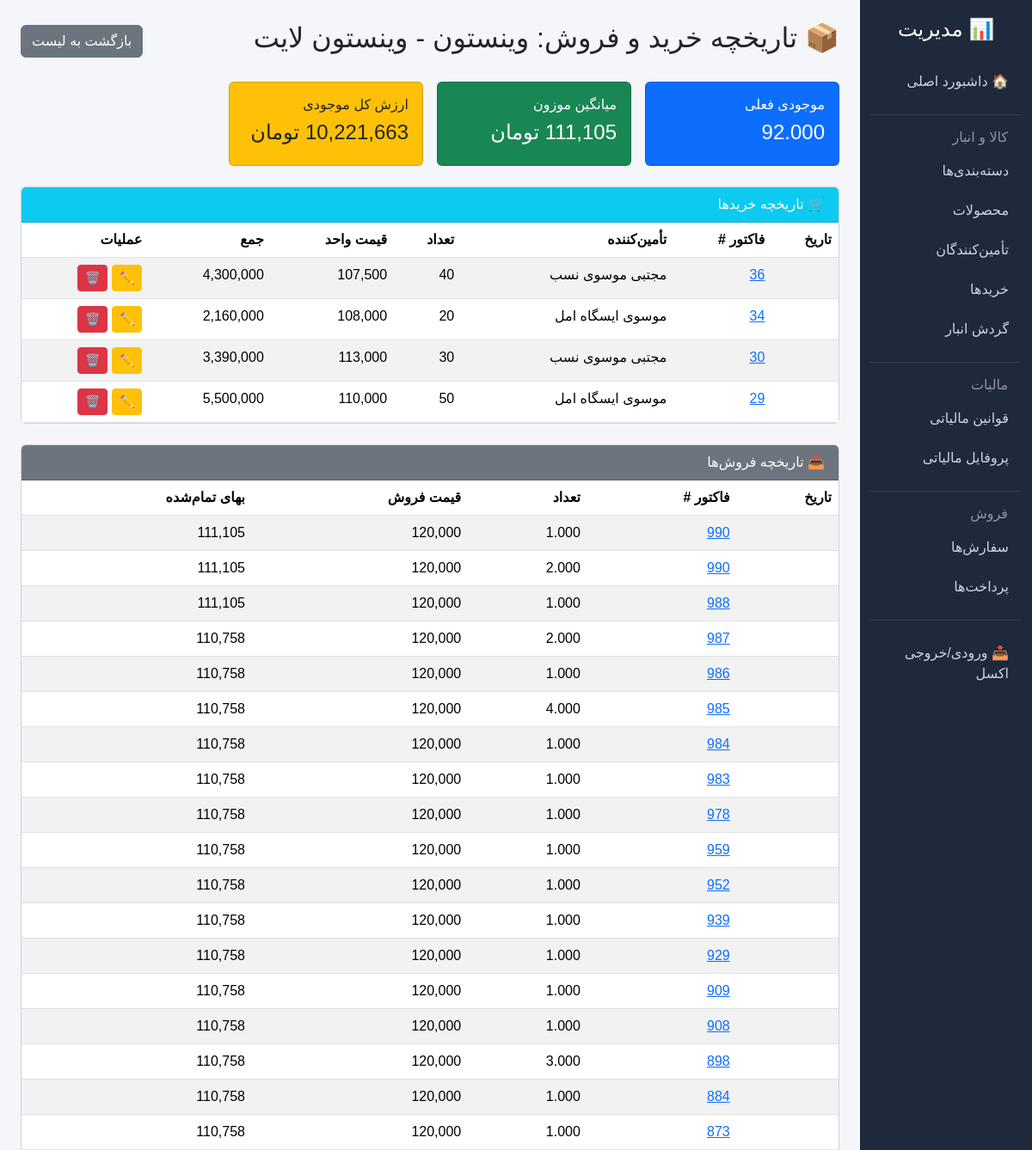
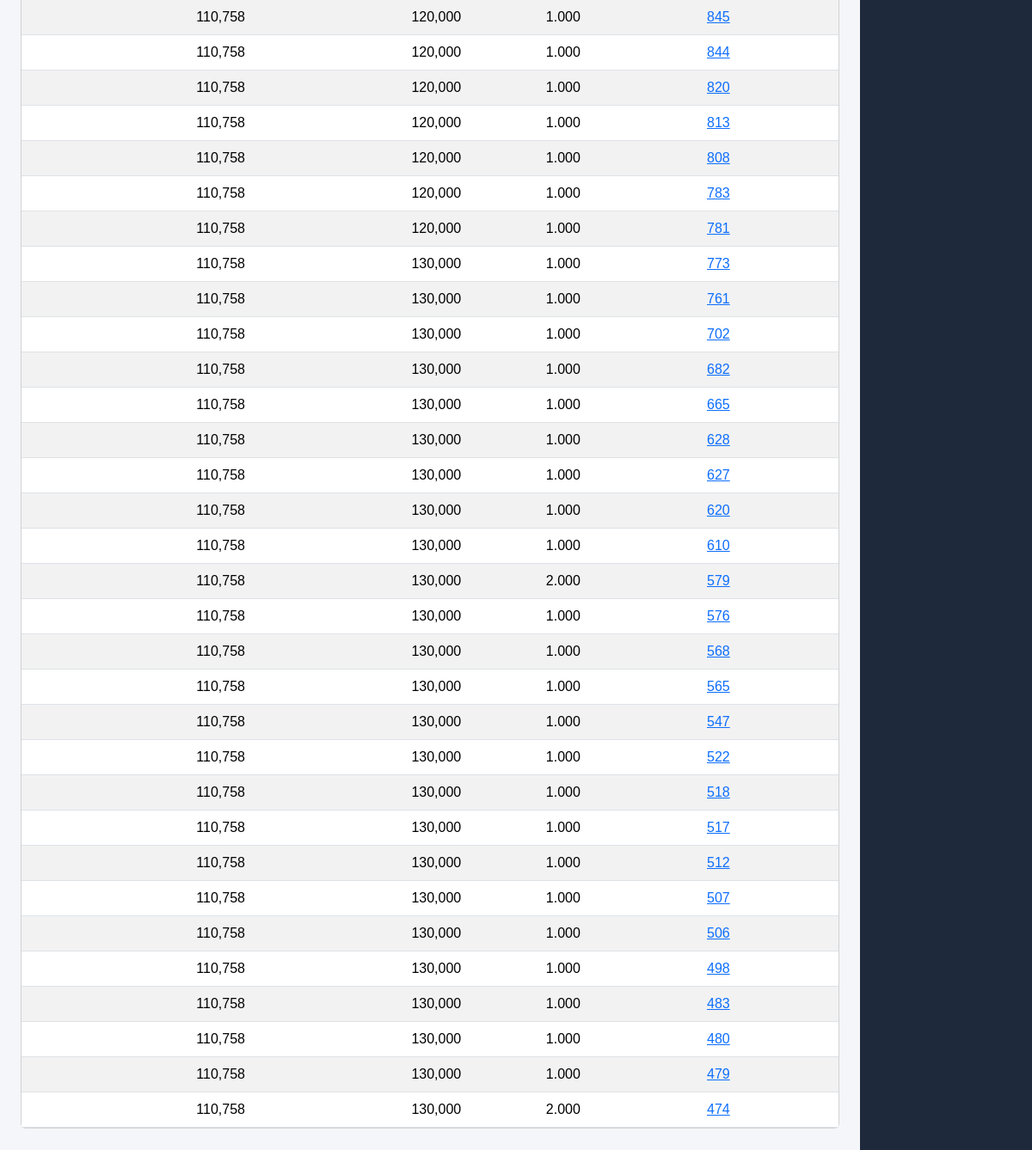
The page /management/products/1/purchases/ (signed in) on the database as committed earlier (2 pictures, top to bottom).
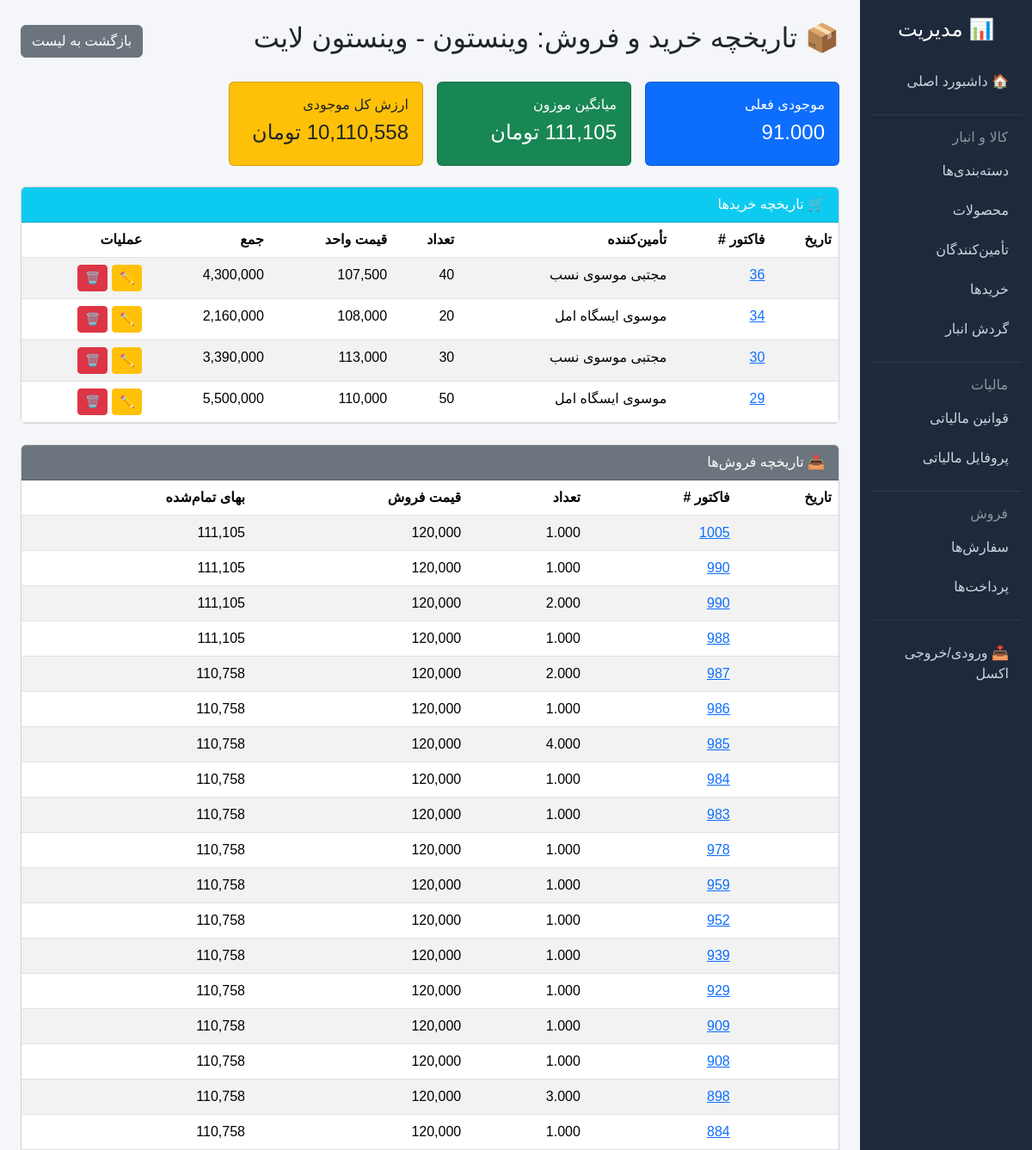
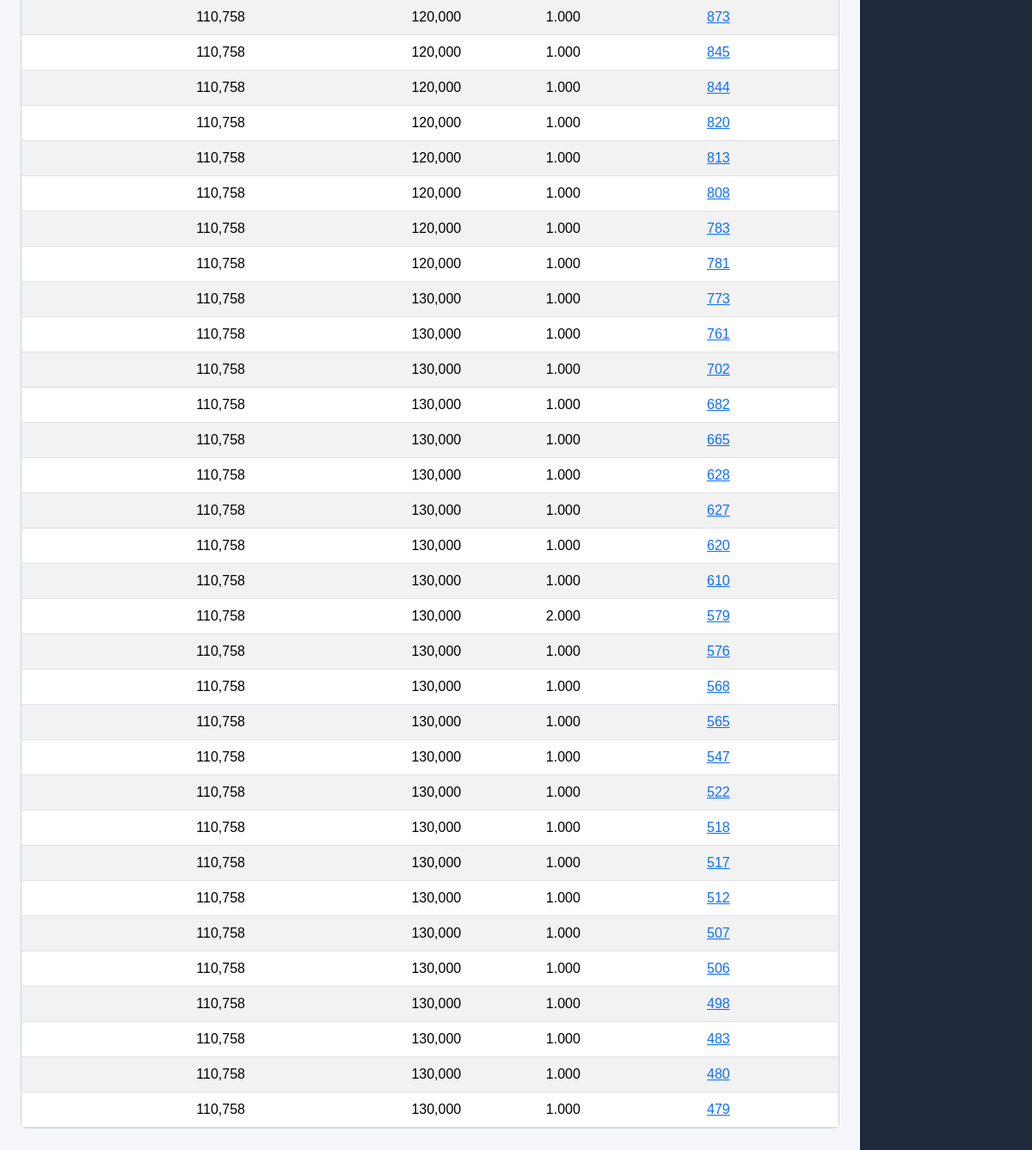
The same page on the database as committed later (2 pictures, top to bottom).
### inventory/models.py (models this page shows, shortened)
class Product(models.Model):
    UNIT_CHOICES = [
        ('pack', 'بسته'),
        ('carton', 'کارتن'),
        ('piece', 'عدد'),
        ('kg', 'کیلوگرم'),
    ]
    name = models.CharField(max_length=200, verbose_name="نام کالا")
    barcode = models.CharField(max_length=50, unique=True, db_index=True, verbose_name="بارکد")
    category = models.ForeignKey(Category, on_delete=models.PROTECT, verbose_name="دسته‌بندی")
    unit = models.CharField(max_length=10, choices=UNIT_CHOICES, default='pack', verbose_name="واحد")
    purchase_price = models.DecimalField(max_digits=12, decimal_places=0, verbose_name="قیمت خرید (تومان)")
    selling_price = models.DecimalField(max_digits=12, decimal_places=0, verbose_name="قیمت فروش (تومان)")
    is_active = models.BooleanField(default=True, verbose_name="فعال")
    stock_quantity = models.DecimalField(
        max_digits=12, decimal_places=3, default=0,
        validators=[MinValueValidator(0)], verbose_name="موجودی"
    )
    inventory_cost = models.DecimalField(
        max_digits=14, decimal_places=0, default=0,
        verbose_name="ارزش موجودی (تومان)"
    )
    is_featured = models.BooleanField(default=False, verbose_name="نمایش در دسترسی سریع")
    class Meta:
        verbose_name = "محصول"
        verbose_name_plural = "محصولات"
    def __str__(self):
        if self.category:
            return f"{self.category.name} - {self.name}"
        return self.name

class PurchaseItem(models.Model):
    purchase = models.ForeignKey(Purchase, related_name='items', on_delete=models.CASCADE, verbose_name="فاکتور خرید")
    product = models.ForeignKey(Product, on_delete=models.PROTECT, verbose_name="کالا")
    quantity = models.PositiveIntegerField(verbose_name="تعداد")
    unit_price = models.DecimalField(max_digits=12, decimal_places=0, verbose_name="قیمت واحد (تومان)")
    tax_amount = models.DecimalField(max_digits=12, decimal_places=0, default=0, verbose_name="مالیات (تومان)")
    class Meta:
        verbose_name = "اقلام خرید"
        verbose_name_plural = "اقلام خرید"

class Purchase(models.Model):
    supplier = models.ForeignKey(Supplier, on_delete=models.PROTECT, verbose_name="تأمین‌کننده")
    created_at = models.DateTimeField(auto_now_add=True, verbose_name="تاریخ")
    total_amount = models.DecimalField(max_digits=14, decimal_places=0, verbose_name="مبلغ کل (تومان)")
    is_paid = models.BooleanField(default=False, verbose_name="پرداخت شده")
    class Meta:
        verbose_name = "خرید"
        verbose_name_plural = "خریدها"

class Supplier(models.Model):
    name = models.CharField(max_length=200, verbose_name="نام")
    phone = models.CharField(max_length=15, blank=True, verbose_name="تلفن")
    address = models.TextField(blank=True, verbose_name="آدرس")
    class Meta:
        verbose_name = "تأمین‌کننده"
        verbose_name_plural = "تأمین‌کنندگان"

class Category(models.Model):
    name = models.CharField(max_length=100, unique=True, verbose_name="نام")
    parent = models.ForeignKey(
        'self', null=True, blank=True, on_delete=models.SET_NULL,
        verbose_name="والد"
    )
    class Meta:
        verbose_name = "دسته‌بندی"
        verbose_name_plural = "دسته‌بندی‌ها"

### sales/models.py (models this page shows, shortened)
class OrderItem(models.Model):
    order = models.ForeignKey(Order, related_name='items', on_delete=models.CASCADE, verbose_name="سفارش")
    product = models.ForeignKey(Product, on_delete=models.PROTECT, verbose_name="کالا")
    quantity = models.DecimalField(max_digits=10, decimal_places=3, default=1, verbose_name="تعداد")
    unit_price = models.DecimalField(max_digits=12, decimal_places=0, verbose_name="قیمت فروش واحد (تومان)")
    tax_amount = models.DecimalField(max_digits=12, decimal_places=0, default=0, verbose_name="مالیات (تومان)")
    purchase_cost = models.DecimalField(
        max_digits=12, decimal_places=0, default=0,
        verbose_name="بهای تمام‌شده واحد (تومان)"
    )
    is_returned = models.BooleanField(default=False, verbose_name="برگشت خورده")
    returned_quantity = models.DecimalField(
        max_digits=10, decimal_places=3, default=0, verbose_name="تعداد برگشتی"
    )
    class Meta:
        verbose_name = "اقلام فروش"
        verbose_name_plural = "اقلام فروش"

class Order(models.Model):
    user = models.ForeignKey(settings.AUTH_USER_MODEL, on_delete=models.PROTECT, verbose_name="کاربر")
    customer = models.ForeignKey(Customer, null=True, blank=True, on_delete=models.SET_NULL, verbose_name="مشتری")
    customer_name = models.CharField(max_length=100, blank=True, null=True, verbose_name="نام مشتری")
    customer_phone = models.CharField(max_length=15, blank=True, null=True, verbose_name="تلفن مشتری")
    created_at = models.DateTimeField(auto_now_add=True, verbose_name="تاریخ ایجاد")
    is_paid = models.BooleanField(default=False, verbose_name="پرداخت شده")
    subtotal = models.DecimalField(max_digits=12, decimal_places=0, default=0, verbose_name="جمع کل")
    total_tax = models.DecimalField(max_digits=12, decimal_places=0, default=0, verbose_name="جمع مالیات")
    discount_type = models.CharField(max_length=10, default='none', verbose_name="نوع تخفیف")
    discount_value = models.DecimalField(max_digits=10, decimal_places=0, default=0, verbose_name="مقدار تخفیف")
    discount_amount = models.DecimalField(max_digits=12, decimal_places=0, default=0, verbose_name="مبلغ تخفیف")
    grand_total = models.DecimalField(max_digits=12, decimal_places=0, default=0, verbose_name="قابل پرداخت")
    is_held = models.BooleanField(default=False, verbose_name="نگهداری شده")
    held_at = models.DateTimeField(null=True, blank=True, verbose_name="تاریخ نگهداری")
    is_return = models.BooleanField(default=False, verbose_name="فاکتور برگشتی")
    original_order = models.ForeignKey(
        'self', null=True, blank=True, on_delete=models.SET_NULL,
        related_name='return_orders', verbose_name="فاکتور اصلی"
    )
    class Meta:
        verbose_name = "سفارش"
        verbose_name_plural = "سفارش‌ها"

### management/views.py (the view)
# urls.py: path('products/<int:pk>/purchases/', views.ProductPurchaseHistoryView.as_view(), name='product_purchase_history'),
class ProductPurchaseHistoryView(BaseManagementView, DetailView):
    model = Product
    template_name = 'management/product_purchase_history.html'
    context_object_name = 'product'
    def get_context_data(self, **kwargs):
        context = super().get_context_data(**kwargs)
        purchases = PurchaseItem.objects.filter(
            product=self.object
        ).select_related('purchase__supplier').order_by('-purchase__created_at')
        for item in purchases:
            item.row_total = item.quantity * item.unit_price
        context['purchases'] = purchases
        context['sales'] = OrderItem.objects.filter(
            product=self.object
        ).select_related('order').order_by('-order__created_at')[:50]
        context['current_stock'] = self.object.stock_quantity
        if self.object.stock_quantity > 0:
            context['current_avg'] = self.object.inventory_cost / self.object.stock_quantity
        else:
            context['current_avg'] = Decimal('0')
        context['current_value'] = self.object.inventory_cost
        return context

### core/templatetags/jalali_filters.py (called while the page is built)
@register.filter
def jalali_date(value, format="%Y/%m/%d %H:%M"):
    if value is None:
        return ""
    if hasattr(value, 'hour'):
        value = timezone.localtime(value)
    if hasattr(value, 'hour'):
        j_date = jdatetime.datetime.fromgregorian(datetime=value)
    else:
        j_date = jdatetime.date.fromgregorian(date=value)
    return j_date.strftime(format)

### management/templates/management/product_purchase_history.html (shortened to what this page needs)
{% extends 'management/base.html' %}
{% load humanize %}
{% load jalali_filters %}
{% block content %}
<div class="d-flex justify-content-between align-items-center mb-4">
    <h2>📦 تاریخچه خرید و فروش: {{ product }}</h2>
    <a href="{% url 'management:product_list' %}" class="btn btn-secondary">بازگشت به لیست</a>
</div>
<div class="row g-3 mb-4">
    <div class="col-md-3">
        <div class="card bg-primary text-white">
            <div class="card-body">
                <h6>موجودی فعلی</h6>
                <h4>{{ current_stock }}</h4>
            </div>
        </div>
    </div>
    <div class="col-md-3">
        <div class="card bg-success text-white">
            <div class="card-body">
                <h6>میانگین موزون</h6>
                <h4>{{ current_avg|floatformat:"0"|intcomma }} تومان</h4>
            </div>
        </div>
    </div>
    <div class="col-md-3">
        <div class="card bg-warning text-dark">
            <div class="card-body">
                <h6>ارزش کل موجودی</h6>
                <h4>{{ current_value|floatformat:"0"|intcomma }} تومان</h4>
            </div>
        </div>
    </div>
</div>
<div class="card mb-4">
    <div class="card-header bg-info text-white">🛒 تاریخچه خریدها</div>
    <div class="card-body p-0">
        {% if purchases %}
        <table class="table table-striped mb-0">
            <thead>
                <tr>
                    <th>تاریخ</th>
                    <th>فاکتور #</th>
                    <th>تأمین‌کننده</th>
                    <th>تعداد</th>
                    <th>قیمت واحد</th>
                    <th>جمع</th>
                    <th>عملیات</th>
                </tr>
            </thead>
            <tbody>
                {% for item in purchases %}
                <tr>
                    <td>{{ item.purchase.created_at|jalali_date:"%Y/%m/%d %H:%M" }}</td>
                    <td><a href="{% url 'management:purchase_detail' item.purchase.id %}">{{ item.purchase.id }}</a></td>
                    <td>{{ item.purchase.supplier.name }}</td>
                    <td>{{ item.quantity }}</td>
                    <td>{{ item.unit_price|intcomma }}</td>
                    <td>{{ item.row_total|floatformat:"0"|intcomma }}</td>
                    <td>
                        <a href="{% url 'management:purchase_item_update' item.id %}" class="btn btn-sm btn-warning">✏️</a>
                        <a href="{% url 'management:purchase_item_delete' item.id %}" class="btn btn-sm btn-danger">🗑️</a>
                    </td>
                </tr>
                {% endfor %}
            </tbody>
        </table>
        {% else %}
        <div class="p-3">هیچ خریدی ثبت نشده است.</div>
        {% endif %}
    </div>
</div>
<div class="card">
    <div class="card-header bg-secondary text-white">📤 تاریخچه فروش‌ها</div>
    <div class="card-body p-0">
        {% if sales %}
        <table class="table table-striped mb-0">
            <thead>
                <tr>
                    <th>تاریخ</th>
                    <th>فاکتور #</th>
                    <th>تعداد</th>
                    <th>قیمت فروش</th>
                    <th>بهای تمام‌شده</th>
                </tr>
            </thead>
            <tbody>
                {% for item in sales %}
                <tr>
                    <td>{{ item.order.created_at|jalali_date:"%Y/%m/%d %H:%M" }}</td>
                    <td><a href="{% url 'management:order_detail' item.order.id %}">{{ item.order.id }}</a></td>
                    <td>{{ item.quantity }}</td>
                    <td>{{ item.unit_price|intcomma }}</td>
                    <td>{{ item.purchase_cost|intcomma }}</td>
                </tr>
                {% endfor %}
            </tbody>
        </table>
        {% else %}
        <div class="p-3">هیچ فروشی ثبت نشده است.</div>
        {% endif %}
    </div>
</div>
{% endblock %}

Rows that differ between the two databases and show on the page:
no longer on this page (row unchanged): OrderItem: order.id "474", quantity "2.000", unit_price "130,000", purchase_cost "110,758"
changed Product "وینستون - وینستون لایت": stock_quantity "92.000" → "91.000"
added OrderItem: order.id "1005", quantity "1.000", unit_price "120,000", purchase_cost "111,105"
